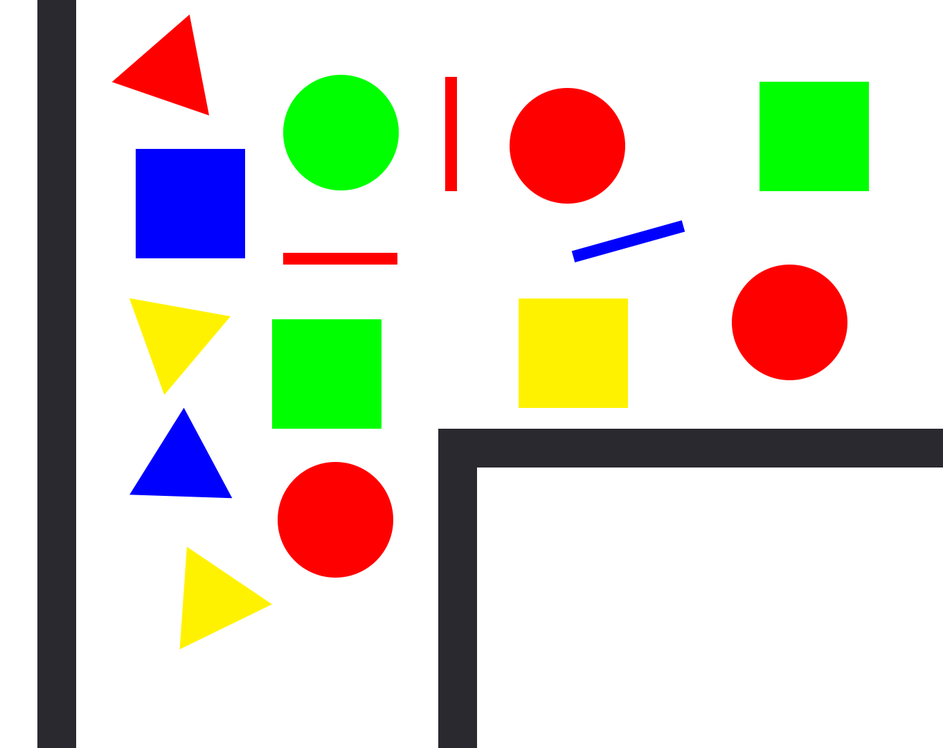
#> input picture test1.png, 943 x 748 px, shrunk from 1362 x 1080 before the run
$ python cv.py
#> lines starting #> are read from the running program, lines starting #| are printed output that depends on the picture; after the words box and inside, x2 and y2 are one past the last pixel; in counts of white or black regions, pixels touching at a corner belong together
import cv2
import numpy as np
import matplotlib.pyplot as plt

image_name = input()
#> the answer given: ../test1.png

font = cv2.FONT_HERSHEY_COMPLEX
img1 = cv2.imread(image_name)
#> img1 is the input picture: shape (748, 943, 3); mean B, G, R 203.4, 216, 218.1
img = cv2.imread(image_name, cv2.IMREAD_GRAYSCALE)
#> img: shape (748, 943); min 12, max 255, mean 215.1
image_RGB = cv2.cvtColor(img1, cv2.COLOR_BGR2RGB)
image_hsv = cv2.cvtColor(image_RGB, cv2.COLOR_RGB2HSV)
#> image_hsv: shape (748, 943, 3); mean H, S, V 18.2, 43.7, 237.5

_, threshold = cv2.threshold(img, 240, 255, cv2.THRESH_BINARY)
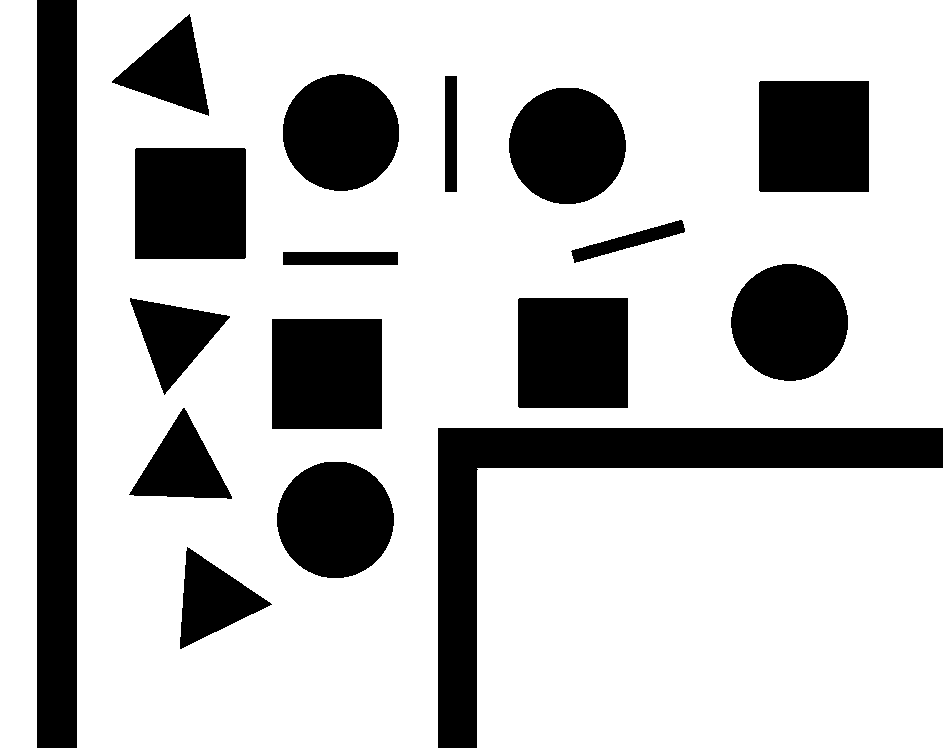
#> threshold: shape (748, 943); 75.1% white; 17 black regions
contours, _ = cv2.findContours(threshold, cv2.RETR_TREE, cv2.CHAIN_APPROX_SIMPLE)
#> contours = 18 contours; largest, box (x1, y1, x2, y2) and area: (77, 0, 943, 748) 484556, (477, 468, 943, 748) 129734, (0, 0, 37, 748) 26892, (134, 147, 247, 260) 12538, (758, 80, 870, 193) 12427

for cnt in contours:
    approx = cv2.approxPolyDP(cnt, 0.01 * cv2.arcLength(cnt, True), True)
    cv2.drawContours(img, [approx], 0, 0, 5)
    x = approx.ravel()[0]
    y = approx.ravel()[1]

    if len(approx) == 3:
        cv2.putText(img1, "Triangle", (x, y), font, 1, 0)
    elif len(approx) == 4:
        cv2.putText(img1, "Rectangle", (x, y), font, 1, 0)
    elif len(approx) == 5:
        cv2.putText(img1, "Pentagon", (x, y), font, 1, 0)
    elif 6 < len(approx) < 15:
        cv2.putText(img1, "Ellipse", (x, y), font, 1, 0)
    else:
        cv2.putText(img1, "Circle", (x, y), font, 1, 0)
#> this loop made 18 passes
#> (approx, x, y) on passes 1, 3, 5, 6, 7, 8, 10, 12, 14, 15, 17: ([[477, 468], [477, 747], [942, 747], [942, 468]], 477, 468), ([[186, 547], [272, 604], [180, 649]], 186, 547), ([[183, 407], [231, 499], [128, 494]], 183, 407), ([[271, 319], [381, 318], [382, 428], [272, 429]], 271, 319), ([[519, 297], [628, 298], [627, 408], [517, 406]], 519, 297), ([[130, 297], [230, 316], [164, 395]], 130, 297), ([[282, 252], [397, 251], [398, 264], [283, 265]], 282, 252), ([[136, 147], [246, 149], [244, 259], [134, 258]], 136, 147), ([[760, 80], [869, 81], [868, 192], [758, 190]], 760, 80), ([[445, 75], [457, 76], [456, 192], [444, 191]], 445, 75), ([[189, 13], [208, 116], [111, 82]], 189, 13)
#> (x, y) on passes 2, 4, 9, 11, 13, 16: (77, 0), (324, 461), (782, 263), (683, 221), (556, 87), (337, 73)
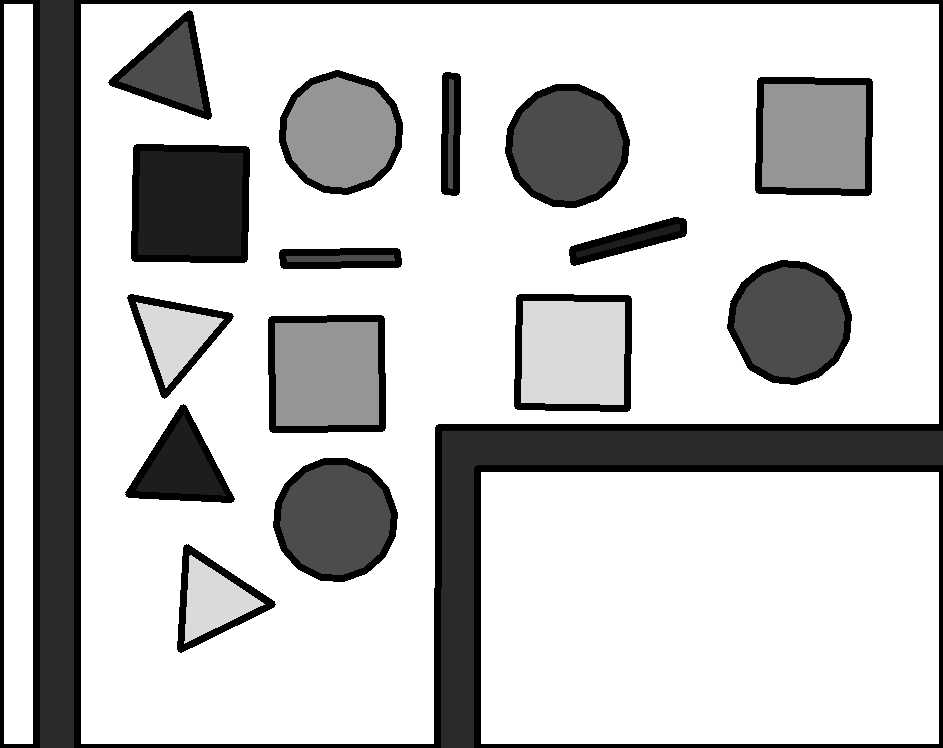
#> img: shape (748, 943); min 0, max 255, mean 195.2
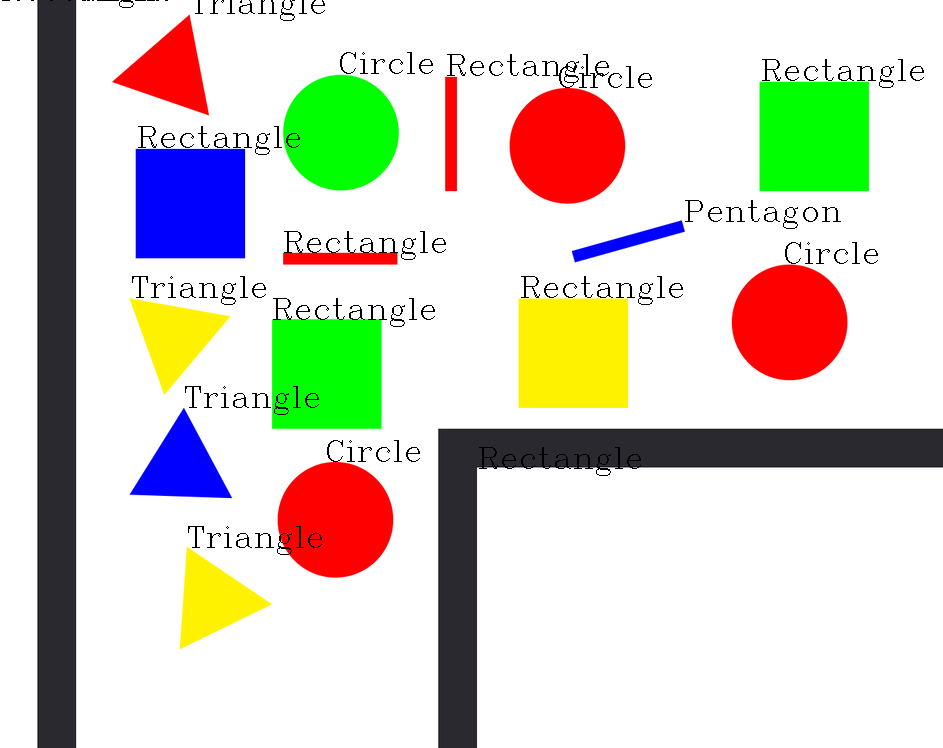
#> img1: shape (748, 943, 3); 1.21% of pixels changed, all inside (x1, y1, x2, y2) = (2, 0, 924, 555)


lower_red = np.array([0, 150, 50])
upper_red = np.array([10, 255, 255])

lower_green = np.array([45, 150, 50])
upper_green = np.array([65, 255, 255])

lower_yellow = np.array([25, 150, 50])
upper_yellow = np.array([35, 255, 255])

lower_light_blue = np.array([95, 150, 0])
upper_light_blue = np.array([110, 255, 255])

lower_cyan = np.array([85, 150, 0])
upper_cyan = np.array([95, 255, 255])

lower_dark_blue = np.array([115, 150, 0])
upper_dark_blue = np.array([125, 255, 255])


mask_green = cv2.inRange(image_hsv, lower_green, upper_green)
#> mask_green: shape (748, 943); 4.9% white; 3 white regions, box (x1, y1, x2, y2) and area: (272, 319, 381, 429) 11990, (760, 82, 869, 191) 11881, (283, 75, 399, 190) 10471
mask_yellow = cv2.inRange(image_hsv, lower_yellow, upper_yellow)
#> mask_yellow: shape (748, 943); 3% white; 3 white regions, box (x1, y1, x2, y2) and area: (519, 299, 628, 408) 11881, (130, 299, 230, 394) 4548, (180, 547, 271, 649) 4545
mask_light_blue = cv2.inRange(image_hsv, lower_light_blue, upper_light_blue)
#> mask_light_blue: shape (748, 943); every value is 0
mask_cyan = cv2.inRange(image_hsv, lower_cyan, upper_cyan)
mask_dark_blue = cv2.inRange(image_hsv, lower_dark_blue, upper_dark_blue)
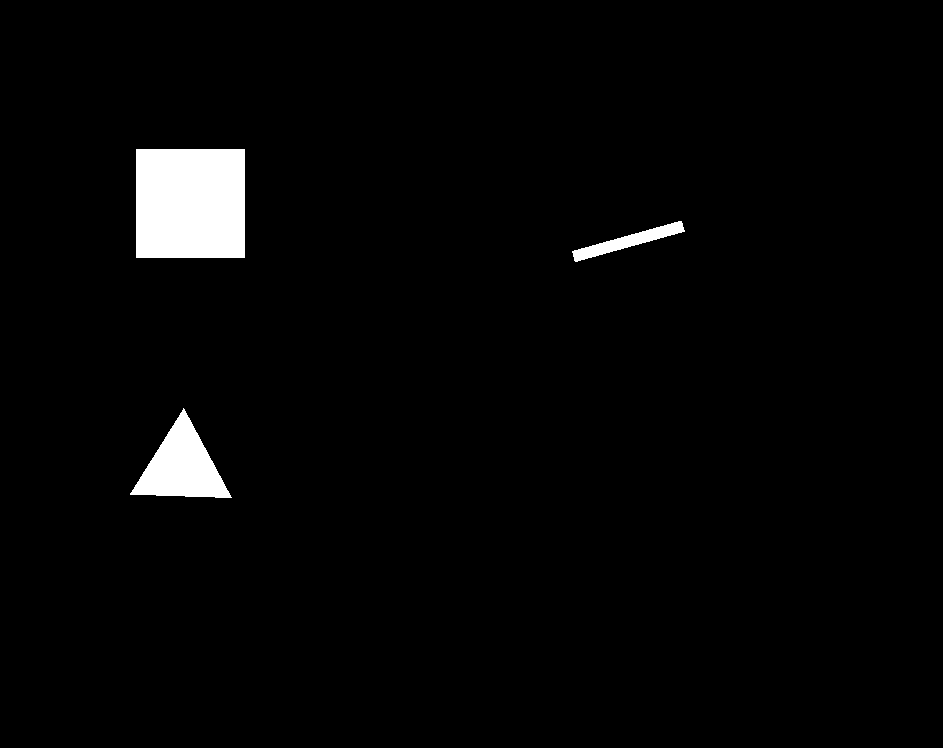
#> mask_dark_blue: shape (748, 943); 2.5% white; 3 white regions, box (x1, y1, x2, y2) and area: (136, 149, 245, 258) 11881, (130, 408, 232, 498) 4533, (572, 221, 685, 262) 1320
mask_red = cv2.inRange(image_hsv,lower_red,upper_red)
#> mask_red: shape (748, 943); 5.5% white; 6 white regions, box (x1, y1, x2, y2) and area: (510, 88, 625, 204) 10470, (278, 462, 393, 578) 10470, (732, 265, 847, 380) 10469, (113, 15, 209, 115) 4550, (445, 77, 457, 191) 1368, (283, 253, 397, 264) 1254

mask = mask_cyan + mask_dark_blue + mask_red\
       + mask_light_blue + mask_green
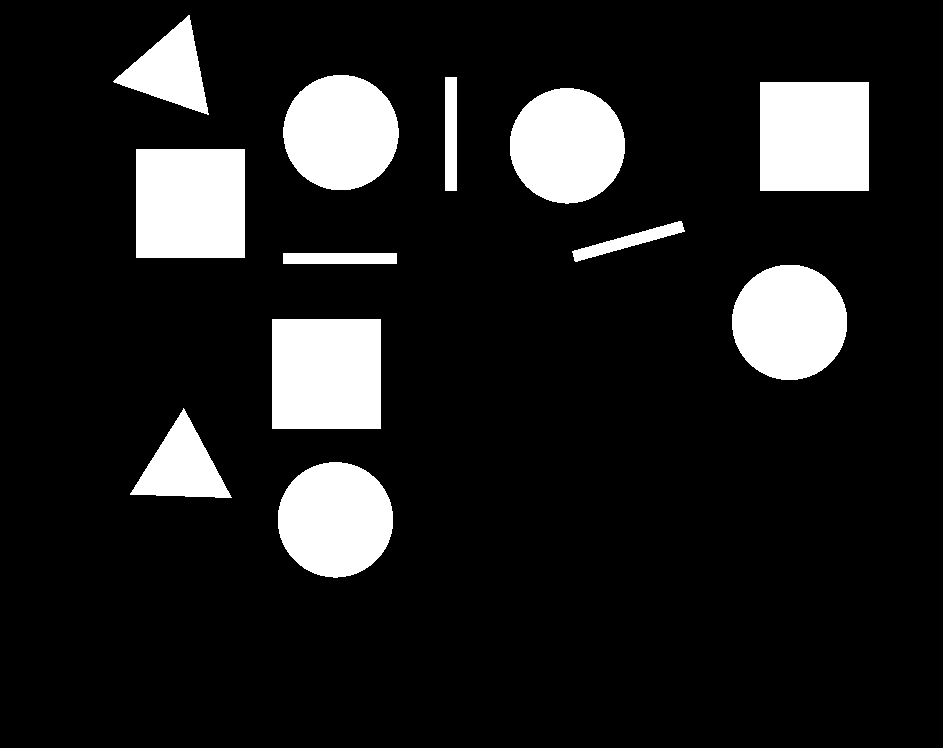
#> mask: shape (748, 943); 12.9% white; 12 white regions, largest, box (x1, y1, x2, y2) and area: (272, 319, 381, 429) 11990, (760, 82, 869, 191) 11881, (136, 149, 245, 258) 11881

result = cv2.bitwise_and(image_RGB, image_RGB, mask = mask)
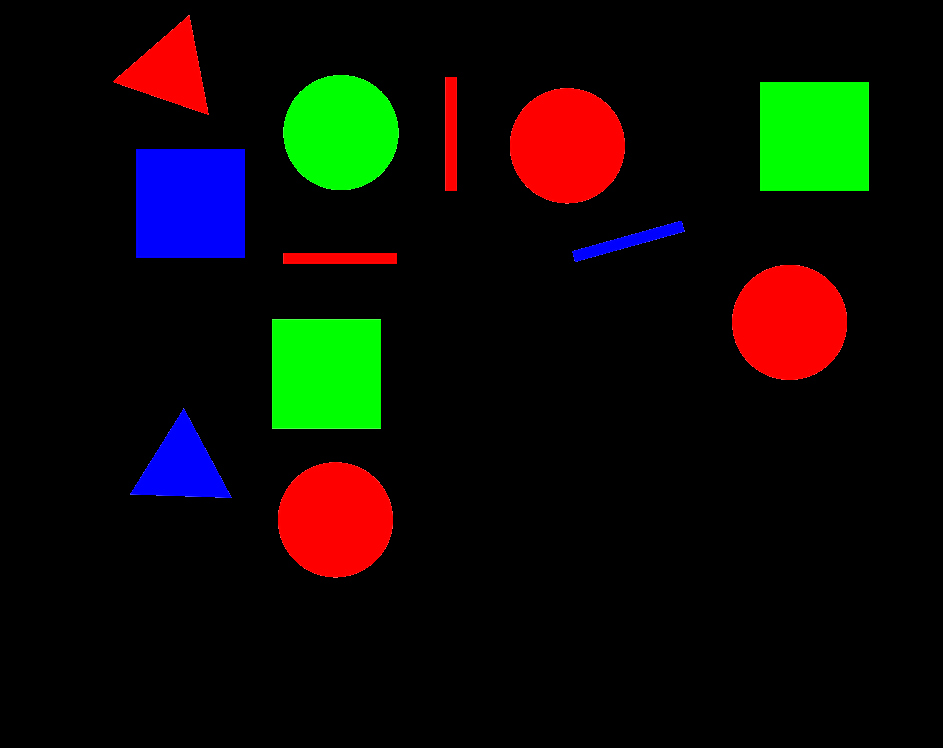
#> result: shape (748, 943, 3); mean R, G, B 14, 12.5, 6.5
cv2.imshow("result", result)
cv2.imshow("shapes", img1)
cv2.waitKey(-1)
cv2.destroyAllWindows()

$ run again, on test3.png
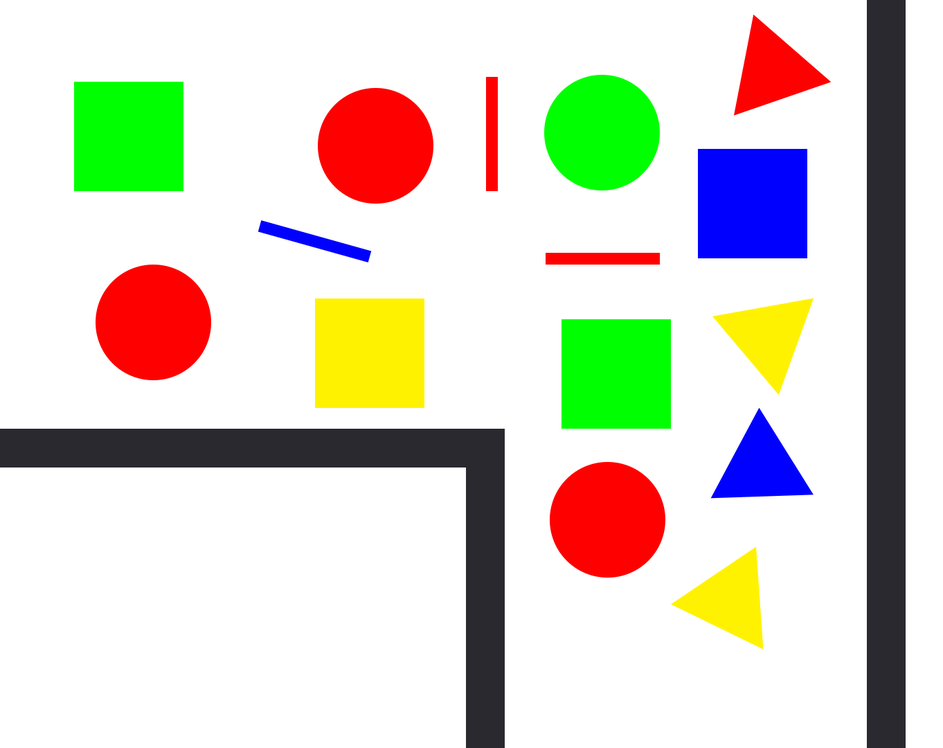
#> input picture test3.png, 943 x 748 px, shrunk from 1362 x 1080 before the run
#> img1 is the input picture: shape (748, 943, 3); mean B, G, R 203.4, 216, 218.1
#> image_hsv: shape (748, 943, 3); mean H, S, V 18.2, 43.7, 237.5
#> `_, threshold = cv2.threshold(img, 240, 255, cv2.THRESH_BINARY)`:
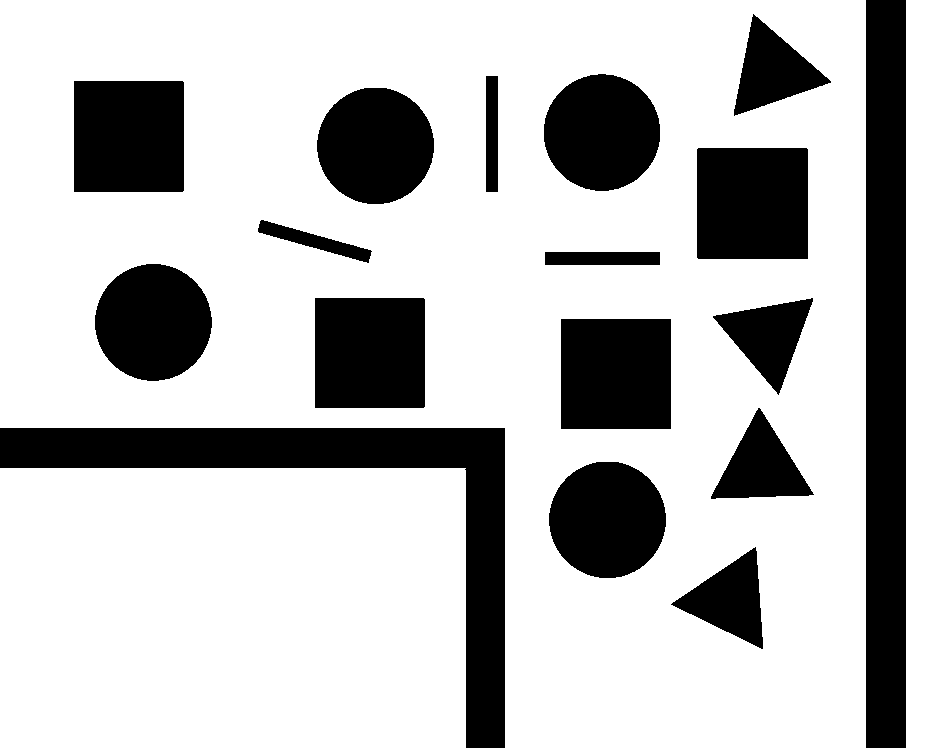
#> threshold: shape (748, 943); 75.1% white; 17 black regions
#> contours = 18 contours; largest, box (x1, y1, x2, y2) and area: (0, 0, 866, 748) 484556, (0, 468, 466, 748) 129734, (906, 0, 943, 748) 26892, (696, 147, 809, 260) 12538, (73, 80, 185, 193) 12427
#> the loop `for cnt in contours:` made 18 passes
#> (approx, x, y) on passes 1, 2, 4, 6, 7, 8, 9: ([[0, 468], [0, 747], [465, 747], [465, 468]], 0, 468), ([[906, 0], [906, 747], [942, 747], [942, 0]], 906, 0), ([[755, 546], [762, 649], [670, 604]], 755, 546), ([[758, 407], [813, 495], [710, 498]], 758, 407), ([[560, 319], [670, 318], [671, 428], [561, 429]], 560, 319), ([[812, 297], [778, 395], [712, 316]], 812, 297), ([[314, 298], [423, 297], [425, 406], [315, 408]], 314, 298)
#> mask_green: shape (748, 943); 4.9% white; 3 white regions, box (x1, y1, x2, y2) and area: (562, 319, 671, 429) 11990, (74, 82, 183, 191) 11881, (544, 75, 660, 190) 10471
#> mask_yellow: shape (748, 943); 3% white; 3 white regions, box (x1, y1, x2, y2) and area: (315, 299, 424, 408) 11881, (713, 299, 813, 394) 4548, (672, 547, 763, 649) 4545
#> mask_light_blue: shape (748, 943); every value is 0
#> mask_dark_blue: shape (748, 943); 2.5% white; 3 white regions, box (x1, y1, x2, y2) and area: (698, 149, 807, 258) 11881, (711, 408, 813, 498) 4533, (258, 221, 371, 262) 1320
#> mask_red: shape (748, 943); 5.5% white; 6 white regions, box (x1, y1, x2, y2) and area: (318, 88, 433, 204) 10470, (550, 462, 665, 578) 10470, (96, 265, 211, 380) 10469, (734, 15, 830, 115) 4550, (486, 77, 498, 191) 1368, (546, 253, 660, 264) 1254
#> mask: shape (748, 943); 12.9% white; 12 white regions, largest, box (x1, y1, x2, y2) and area: (562, 319, 671, 429) 11990, (74, 82, 183, 191) 11881, (698, 149, 807, 258) 11881
#> `result = cv2.bitwise_and(image_RGB, image_RGB, mask = mask)`:
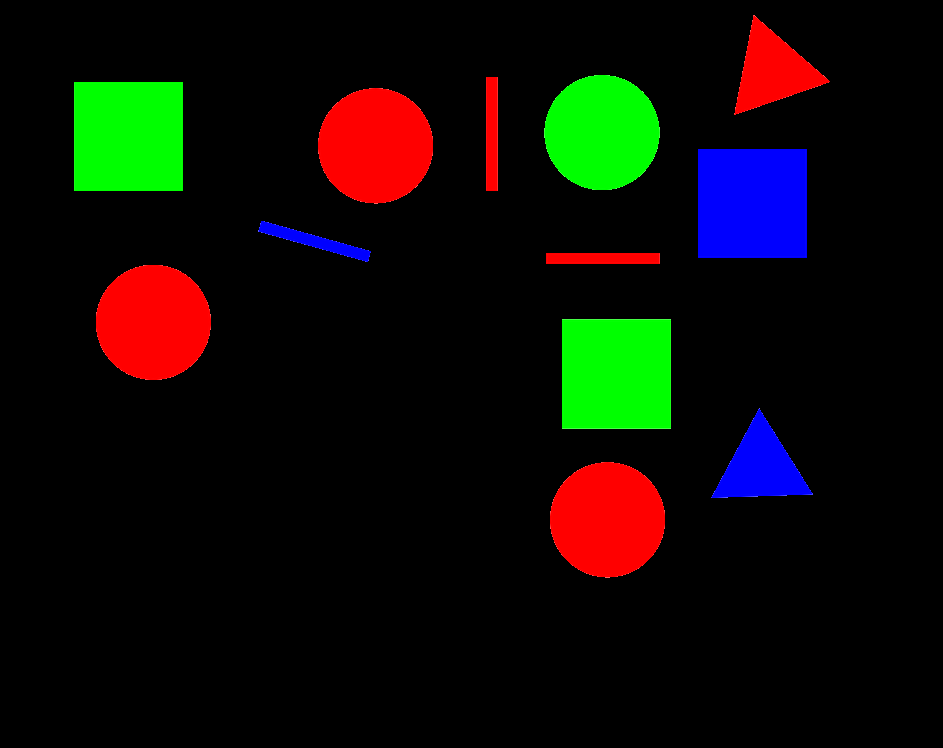
#> result: shape (748, 943, 3); mean R, G, B 14, 12.5, 6.5
